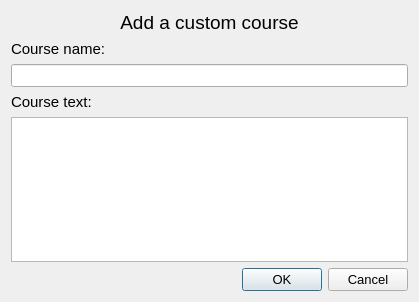
<?xml version="1.0" encoding="UTF-8"?>
<ui version="4.0">
 <class>customCoursesAdd</class>
 <widget class="QDialog" name="customCoursesAdd">
  <property name="geometry">
   <rect>
    <x>0</x>
    <y>0</y>
    <width>419</width>
    <height>302</height>
   </rect>
  </property>
  <property name="windowTitle">
   <string>Add a custom course</string>
  </property>
  <layout class="QGridLayout" name="gridLayout">
   <item row="0" column="0">
    <widget class="QLabel" name="label_Main">
     <property name="sizePolicy">
      <sizepolicy hsizetype="Expanding" vsizetype="Fixed">
       <horstretch>0</horstretch>
       <verstretch>0</verstretch>
      </sizepolicy>
     </property>
     <property name="font">
      <font>
       <pointsize>14</pointsize>
      </font>
     </property>
     <property name="text">
      <string>Add a custom course</string>
     </property>
     <property name="alignment">
      <set>Qt::AlignCenter</set>
     </property>
    </widget>
   </item>
   <item row="1" column="0">
    <widget class="QLabel" name="label_Name">
     <property name="sizePolicy">
      <sizepolicy hsizetype="Expanding" vsizetype="Fixed">
       <horstretch>0</horstretch>
       <verstretch>0</verstretch>
      </sizepolicy>
     </property>
     <property name="font">
      <font>
       <pointsize>11</pointsize>
      </font>
     </property>
     <property name="text">
      <string>Course name:</string>
     </property>
    </widget>
   </item>
   <item row="3" column="0">
    <widget class="QLabel" name="label_Text">
     <property name="sizePolicy">
      <sizepolicy hsizetype="Expanding" vsizetype="Fixed">
       <horstretch>0</horstretch>
       <verstretch>0</verstretch>
      </sizepolicy>
     </property>
     <property name="font">
      <font>
       <pointsize>11</pointsize>
      </font>
     </property>
     <property name="text">
      <string>Course text:</string>
     </property>
    </widget>
   </item>
   <item row="4" column="0">
    <widget class="QTextEdit" name="textEdit_Text">
     <property name="font">
      <font>
       <pointsize>10</pointsize>
      </font>
     </property>
    </widget>
   </item>
   <item row="2" column="0">
    <widget class="QLineEdit" name="lineEdit_Name">
     <property name="font">
      <font>
       <pointsize>10</pointsize>
      </font>
     </property>
    </widget>
   </item>
   <item row="5" column="0">
    <widget class="QDialogButtonBox" name="buttonBox">
     <property name="font">
      <font>
       <pointsize>10</pointsize>
      </font>
     </property>
     <property name="standardButtons">
      <set>QDialogButtonBox::Cancel|QDialogButtonBox::Ok</set>
     </property>
    </widget>
   </item>
  </layout>
 </widget>
 <resources/>
 <connections/>
</ui>
